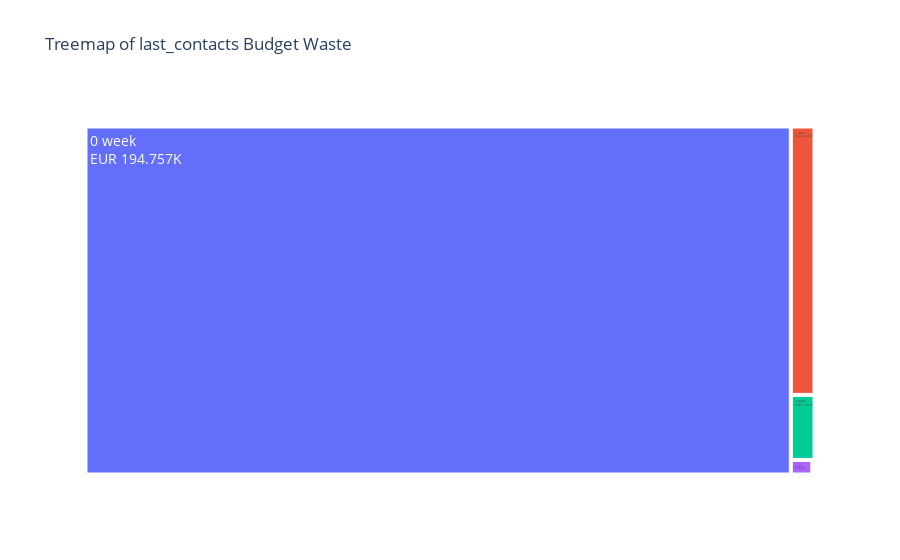

The cell this chart's notebook holds for it:
### Markdown cell above
#### **3.6.4 Last Contacts**

### Code cell
eda_plot('last_contacts')

### Figure 1 — Plotly figure (JSON) as saved in the notebook; plotly's stock layout.template omitted (floating-point values rounded to 4 significant figures)
{"data": [{"branchvalues": "total", "domain": {"x": [0, 1], "y": [0, 1]}, "hovertemplate": "labels=%{label}<br>waste=%{value}<br>parent=%{parent}<br>id=%{id}<extra></extra>", "ids": ["0 week", "1 week", "2 week", "3 week", "4 week"], "labels": ["0 week", "1 week", "2 week", "3 week", "4 week"], "name": "", "parents": ["", "", "", "", ""], "textfont": {"size": 14}, "textinfo": "label+value", "texttemplate": "%{label}<br>EUR %{value}K", "type": "treemap", "values": [194.8, 5.046, 1.223, 0.249, 0.025]}], "layout": {"legend": {"tracegroupgap": 0}, "title": {"text": "Treemap of last_contacts Budget Waste"}}}
